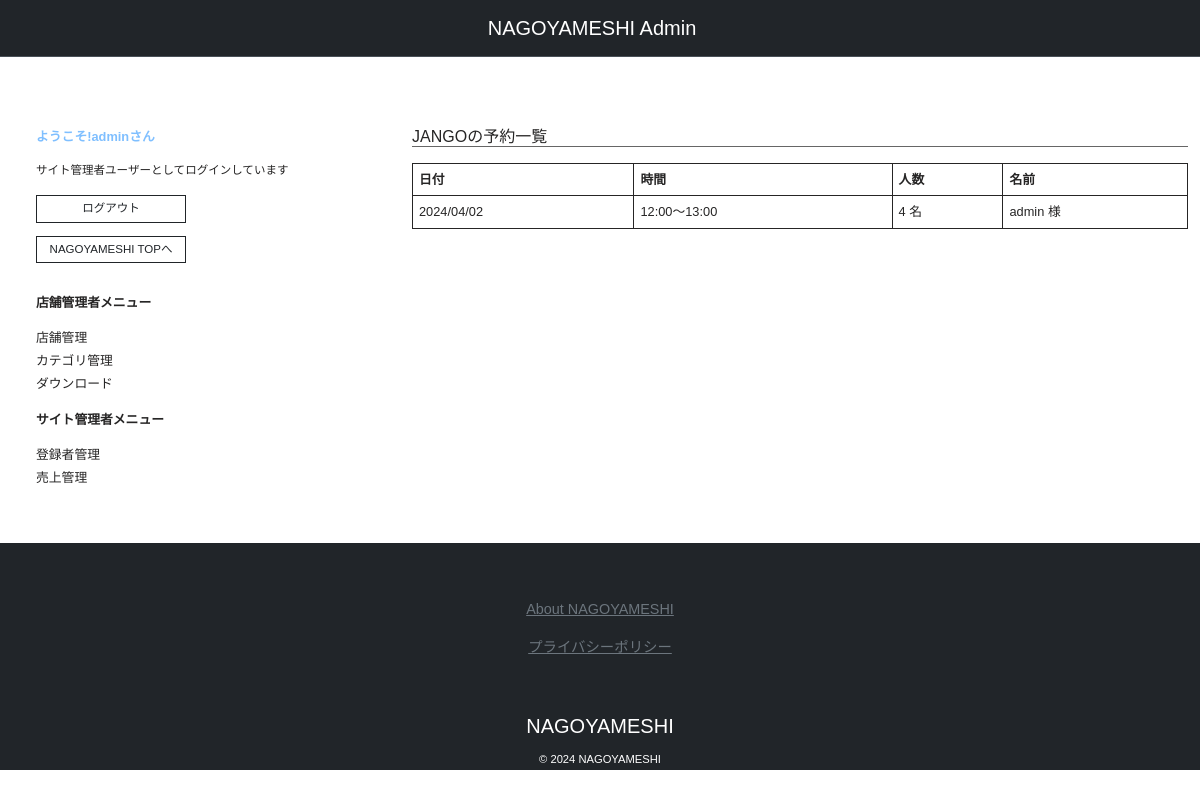
Screenshot of /list_managed_restaurant_reserve/1 (signed in) with the database file from the repository.
### nagoyameshi/models.py (models this page shows, shortened)
class CustomUser(AbstractBaseUser, PermissionsMixin):
    email = models.EmailField(
        _("email address"),
        unique = True
    )
    nickname = models.CharField(
        _("nickname"),
        max_length = 150,
        unique = True,
        help_text = "150文字以内で文字や数字を使うことができます（記号は「@/./+/-/_」のみ使用可能）。" ,
    )
    is_staff = models.BooleanField(
        _("staff status"),
        default = False,
        help_text = _("Designates whether the user can log into this admin site."),
    )
    is_admin = models.BooleanField(
        _("admin status"),
        default = False,
        help_text = _("Designates whether the user can manage restaurant"),
    )
    is_active = models.BooleanField(
        _('active'),
        default = True,
        help_text = _(
            "Designates whether this user should be treated as active. "
            "Unselect this instead of deleting accounts."
        ),
    )
    phone_number = models.CharField(
        _("phone number"),
        max_length = 20,
        blank = True,
    )
    date_joined = models.DateTimeField(
        _("date joined"),
        default = timezone.now
    )
    update_at = models.DateTimeField(
        _("last update"),
        auto_now = True,
    )
    objects = MyUserManager()
    EMAIL_FIELD = "email"
    USERNAME_FIELD = 'email'
    REQUIRED_FIELDS = []
    def get_nickname(self):
        return self.nickname

class Restaurant(models.Model):
    restaurant_category = models.ManyToManyField(
        Category,
        related_name = 'restaurant_categories',
        blank = True,
    )
    restaurant_admin = models.ForeignKey(
        CustomUser,
        on_delete = models.CASCADE,
    )
    restaurant_name = models.CharField(
        _("restaurant name"),
        max_length = 150,
    )
    restaurant_image = models.ImageField(
        _("restaurant image"),
        blank = True,
        default = 'noImage.png',
    )
    description = models.TextField(
        _("description"),
        blank = True,
        null = True,
    )
    postal_code = models.CharField(
        _("postal code"),
        max_length = 30,
    )
    address = models.CharField(
        _("address"),
        max_length = 200,
    )
    opening = models.TimeField(
        _("opening"),
        default = dt.time(00, 00),
    )
    closing = models.TimeField(
        _("closing"),
        default = dt.time(00, 00),
    )
    regular_holiday = models.CharField(
        _("regular holiday"),
        max_length = 20,
        choices = DAY_OF_THE_WEEK,
    )
    seat_number = models.PositiveSmallIntegerField(
        _("seat number"),
        default = 1,
    )
    phone_number = models.CharField(
        _("phone number"),
        max_length = 20,
    )
    create_at = models.DateTimeField(
        _("create at"),
        default = timezone.now
    )
    update_at = models.DateTimeField(
        _("last update"),
        auto_now = True,
    )
    class Meta:
        verbose_name = _("restaurant")
        verbose_name_plural = _("restaurants")

class Reservation(models.Model):
    restaurant = models.ForeignKey(
        Restaurant,
        on_delete = models.CASCADE
    )
    user = models.ForeignKey(
        CustomUser,
        on_delete = models.CASCADE,
    )
    reservation_date = models.DateField(
        _("reservation date"),
    )
    reservation_start = models.DateTimeField(
        _("reservation start"),
    )
    reservation_end = models.DateTimeField(
        _("reservation end"),
    )
    number_of_people = models.PositiveSmallIntegerField(
        _("number of people"),
        choices = (
            (0, '0'),
            (1, '1'),
            (2, '2'),
            (3, '3'),
            (4, '4'),
            (5, '5'),
            (6, '6'),
            (7, '7'),
            (8, '8'),
            (9, '9'),
            (10, '10'),
            (11, '11'),
            (12, '12'),
            (13, '13'),
            (14, '14'),
            (15, '15'),
            (16, '16'),
            (17, '17'),
            (18, '18'),
            (19, '19'),
            (20, '20'),
        )
    )
    create_at = models.DateTimeField(
        _("create at"),
        default = timezone.now
    )
    update_at = models.DateTimeField(
        _("last update"),
        auto_now = True,
    )

### nagoyameshi/views.py (the view)
# urls.py: path('list_managed_restaurant_reserve/<int:restaurant_id>', views.list_managed_restaurant_reserve, name='list_managed_restaurant_reserve'),
@login_required
def list_managed_restaurant_reserve(request, restaurant_id):
    if request.method == 'GET':
        user = CustomUser.objects.get(id=request.user.id)
        if user.is_superuser or user.is_admin:
            managed_restaurant = Restaurant.objects.get(id=restaurant_id)
            managed_restaurant_reservations = Reservation.objects.filter(restaurant_id=restaurant_id)
            if managed_restaurant_reservations:
                return render(request, 'managed_restaurant_reserve.html', context={
                    'managed_restaurant': managed_restaurant,
                    'managed_restaurant_reservations': managed_restaurant_reservations,
                })
            else:
                return render(request, 'managed_restaurant_reserve.html', context={
                    'managed_restaurant': managed_restaurant,
                    'message': '予約はありません。',
                })
        else:
            return render(request, 'access_denied.html', context={
                'message': 'このページは管理者専用です。',
                'url': reverse('admin_top'),
                'text': '管理者トップ',
            })
    else:
        raise Http404

### templates/managed_restaurant_reserve.html (shortened to what this page needs)
{% extends 'base_admin.html' %}
{% block content %}
<section id="managed_restaurant_reserve">
    <h6 class="b_bottom">{{ managed_restaurant.restaurant_name }}の予約一覧</h6>
    <div class="table_layout mt-3">
        {% if managed_restaurant_reservations %}
        <table>
            <tr>
                <th>日付</th>
                <th>時間</th>
                <th>人数</th>
                <th>名前</th>
            </tr>
            {% for reserve in managed_restaurant_reservations %}
            <tr>
                <td>{{ reserve.reservation_date | date:"Y/m/d" }}</td>
                <td>{{ reserve.reservation_start | date:"H:i" }}～{{ reserve.reservation_end | date:"H:i" }}</td>
                <td>{{ reserve.number_of_people }} 名</td>
                <td>{{ reserve.user.get_nickname }} 様</td>
            </tr>
            {% endfor %}
        </table>
        {% endif %}
    </div>
</section>
{% endblock content %}

### templates/base_admin.html (shortened to what this page needs)
{% load static %}
<!DOCTYPE html>
<html lang="ja">
    <head>
        <link href="https://cdnjs.cloudflare.com/ajax/libs/font-awesome/5.15.1/css/all.min.css" rel="stylesheet" />
        <link href="https://cdn.jsdelivr.net/npm/bootstrap@5.3.0/dist/css/bootstrap.min.css" rel="stylesheet">
        <link rel="stylesheet" href="{% static 'css/style.css' %}">
    </head>
    <body>
        <header>
            <nav class="navbar bg-dark border-bottom border-bottom-dark justify-content-center" data-bs-theme="dark">
                <a class="navbar-brand" href="{% url 'admin_top' %}">NAGOYAMESHI Admin</a>
            </nav>
        </header>
        <main class="container-fluid">
            <div class="row">
                <div class="col-4">
                    <div class="container wrapper_section">
                        <section id="account">
                            <div class="container">
                                {% if request.user.is_authenticated %}
                                {% if request.user.is_superuser %}
                                <p class="fnt_lightblue bold">ようこそ!{{ request.user.get_nickname }}さん</p>
                                <p class="fnt_sml">サイト管理者ユーザーとしてログインしています</p>
                                <div class="wrapper_btn_col fit_btn">
                                    <a href="{% url 'logout' %}"><button type="button" class="btn btn-outline-dark rounded-0 text-nowrap btn-sm">ログアウト</button></a>
                                    <a href="{% url 'top' %}"><button type="button" class="btn btn-outline-dark rounded-0 text-nowrap btn-sm">NAGOYAMESHI TOPへ</button></a>
                                </div>
                                {% endif %}
                                {% endif %}
                            </div>
                        </section>
                        <section id="userinfo">
                            <div class="container">
                                <p class="bold">店舗管理者メニュー</p>
                                <ul class="ps-0">
                                    <li class="mb-1"><a href="{% url 'list_managed_restaurant' %}">店舗管理</a></li>
                                    <li class="mb-1"><a href="{% url 'list_categories' %}">カテゴリ管理</a></li>
                                    <li class="mb-1"><a href="{% url 'download_as_csv' %}">ダウンロード</a></li>
                                </ul>
                                {% if request.user.is_superuser %}
                                <p class="bold">サイト管理者メニュー</p>
                                <ul class="ps-0">
                                    <li class="mb-1"><a href="{% url 'list_managed_account' %}">登録者管理</a></li>
                                    <li class="mb-1"><a href="{% url 'uriage' %}?y=2024">売上管理</a></li>
                                </ul>
                                {% endif %}
                            </div>
                        </section>
                    </div>
                </div>
                <div class="col-8">
                    {% block content %}
                    {% endblock content %}
                </div>
            </div>
        </main>
        <footer class="text-center bg-dark">
            <ul class="nav justify-content-center d-flex flex-column py-5">
                <li class="nav-item">
                    <a class="nav-link link-secondary fnt_sml under_line" href="{% url 'about' %}">About NAGOYAMESHI</a>
                </li>
                <li class="nav-item">
                    <a class="nav-link link-secondary fnt_sml under_line" href="{% url 'privacy_policy' %}">プライバシーポリシー</a>
                </li>
            </ul>
            <h5 class="fnt_white"><a class="navbar-brand" href="{% url 'top' %}">NAGOYAMESHI</a></h5>
            <small class="fnt_white">&copy; 2024 NAGOYAMESHI</small>
        </footer>
    </body>
</html>

### static/css/style.css (style rules this page uses)
html { font-size: 100%; font-family: 'Hiragino Kaku Gothic Pro', 'Meiryo', sans-serif; }
body { color: #262525; font-family: 'Hiragino Kaku Gothic Pro', 'Meiryo', sans-serif; }
a { text-decoration: none; color: #262525; }
li { list-style: none; }
header { margin-bottom: 40px; }
footer { margin-top: 40px; }
section { margin-top: 30px; font-size: 80%; }
small { font-size: 0.7em; }
.btn { font-size: 0.9em; }
.wrapper_btn_col { display: flex; flex-direction: column; gap: 1em; }
.fit_btn .btn { width: 150px; }
.bold { font-weight: bold; }
.fnt_sml { font-size: 0.9em; }
.fnt_lightblue { color: #7fbfff; }
.fnt_white { color: #fff; }
.b_bottom { border-bottom: solid 1px #666; }
.under_line { text-decoration: underline; }
.table_layout table { width: 100%; }
.table_layout th { padding: 6px; border: 1px #262525 solid; }
.table_layout td { padding: 6px; border: 1px #262525 solid; }
.container-fluid { margin-right: auto; margin-left: auto; max-width: 1200px; }

### rows the page displays
CustomUser: user.get_nickname "admin"
Restaurant: restaurant_name "JANGO"
Reservation: reservation_date "2024/04/02", reservation_start "12:00", reservation_end "13:00", number_of_people "4", user.get_nickname "admin"
